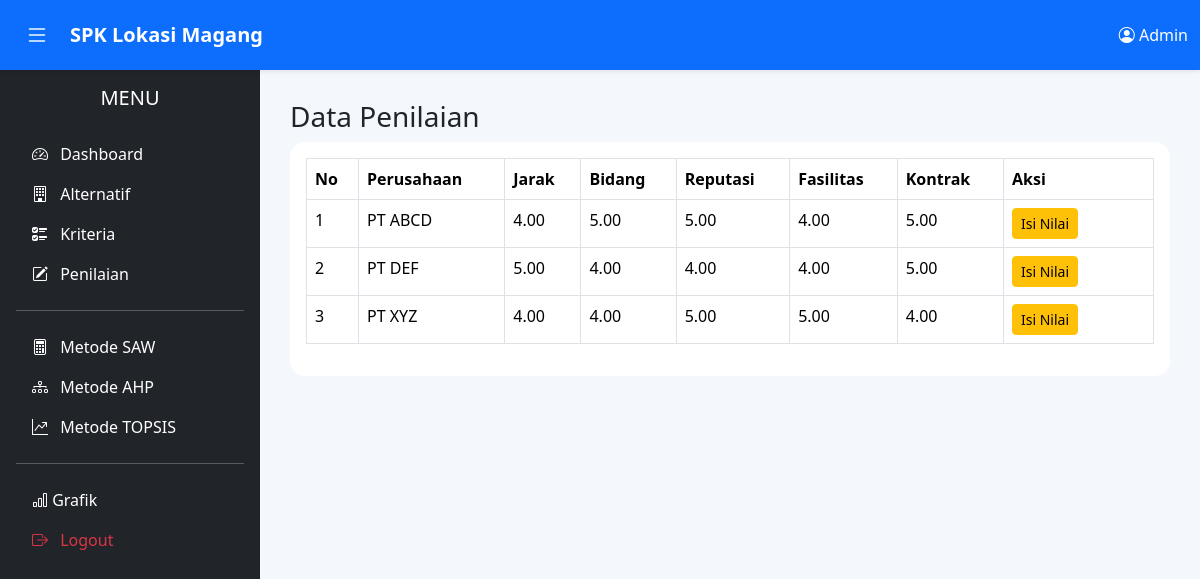
The app's page /View/Penilaian/index.php (signed in) with its own data.
### tables this page shows
CREATE TABLE `alternatif` (
  `id_alternatif` int NOT NULL,
  `kode` varchar(5) DEFAULT NULL,
  `nama_perusahaan` varchar(100) DEFAULT NULL,
  `alamat` text,
  `kota` varchar(50) DEFAULT NULL,
  `deskripsi` text
);

### View/Penilaian/index.php (the view, shortened to what this page needs)
<?php
include "../../Connection/Koneksi.php";
include "../Template/Header.php";
include "../Template/Navbar.php";
include "../Template/Sidebar.php";
$query = mysqli_query($conn, "
SELECT
    a.id_alternatif,
    a.kode,
    a.nama_perusahaan,
    MAX(CASE WHEN p.id_kriteria = 1 THEN p.nilai END) AS jarak,
    MAX(CASE WHEN p.id_kriteria = 2 THEN p.nilai END) AS bidang,
    MAX(CASE WHEN p.id_kriteria = 3 THEN p.nilai END) AS reputasi,
    MAX(CASE WHEN p.id_kriteria = 4 THEN p.nilai END) AS fasilitas,
    MAX(CASE WHEN p.id_kriteria = 6 THEN p.nilai END) AS kontrak
FROM alternatif a
LEFT JOIN penilaian p
ON a.id_alternatif = p.id_alternatif
GROUP BY a.id_alternatif
ORDER BY a.kode ASC
");
?>
<div class="main-content">
    <div class="page-heading">
        <div class="d-flex justify-content-between align-items-center">
            <h3>Data Penilaian</h3>
        </div>
    </div>
    <div class="card">
        <div class="card-body">
            <div class="table-responsive">
                <table class="table table-bordered">
                    <thead>
                        <tr>
                            <th>No</th>
                            <th>Perusahaan</th>
                            <th>Jarak</th>
                            <th>Bidang</th>
                            <th>Reputasi</th>
                            <th>Fasilitas</th>
                            <th>Kontrak</th>
                            <th width="150">Aksi</th>
                        </tr>
                    </thead>
                    <tbody>
                        <?php
                        $no = 1;
                        while ($row = mysqli_fetch_assoc($query)) :
                        ?>
                            <tr>
                                <td><?= $no++; ?></td>
                                <td><?= $row['nama_perusahaan']; ?></td>
                                <td><?= $row['jarak']; ?></td>
                                <td><?= $row['bidang']; ?></td>
                                <td><?= $row['reputasi']; ?></td>
                                <td><?= $row['fasilitas']; ?></td>
                                <td><?= $row['kontrak']; ?></td>
                                <td>
                                    <a href="edit.php?id=<?= $row['id_alternatif']; ?>"
                                        class="btn btn-warning btn-sm">
                                        Isi Nilai
                                    </a>
                                </td>
                            </tr>
                        <?php endwhile; ?>
                    </tbody>
                </table>
            </div>
        </div>
    </div>
</div>
<?php include "../Template/Footer.php"; ?>

### Assets/css/style.css (style rules this page uses)
body { overflow-x:hidden; background:#f4f7fb; }
.main-content { margin-left:260px; margin-top:70px; padding:30px; }
.card { border:none; border-radius:15px; }

### records on screen
alternatif: nama_perusahaan "PT ABCD", jarak "4.00", bidang "5.00", reputasi "5.00", fasilitas "4.00", kontrak "5.00"
alternatif: nama_perusahaan "PT DEF", jarak "5.00", bidang "4.00", reputasi "4.00", fasilitas "4.00", kontrak "5.00"
alternatif: nama_perusahaan "PT XYZ", jarak "4.00", bidang "4.00", reputasi "5.00", fasilitas "5.00", kontrak "4.00"

### other values on screen
$_SESSION['nama'] "Admin"
